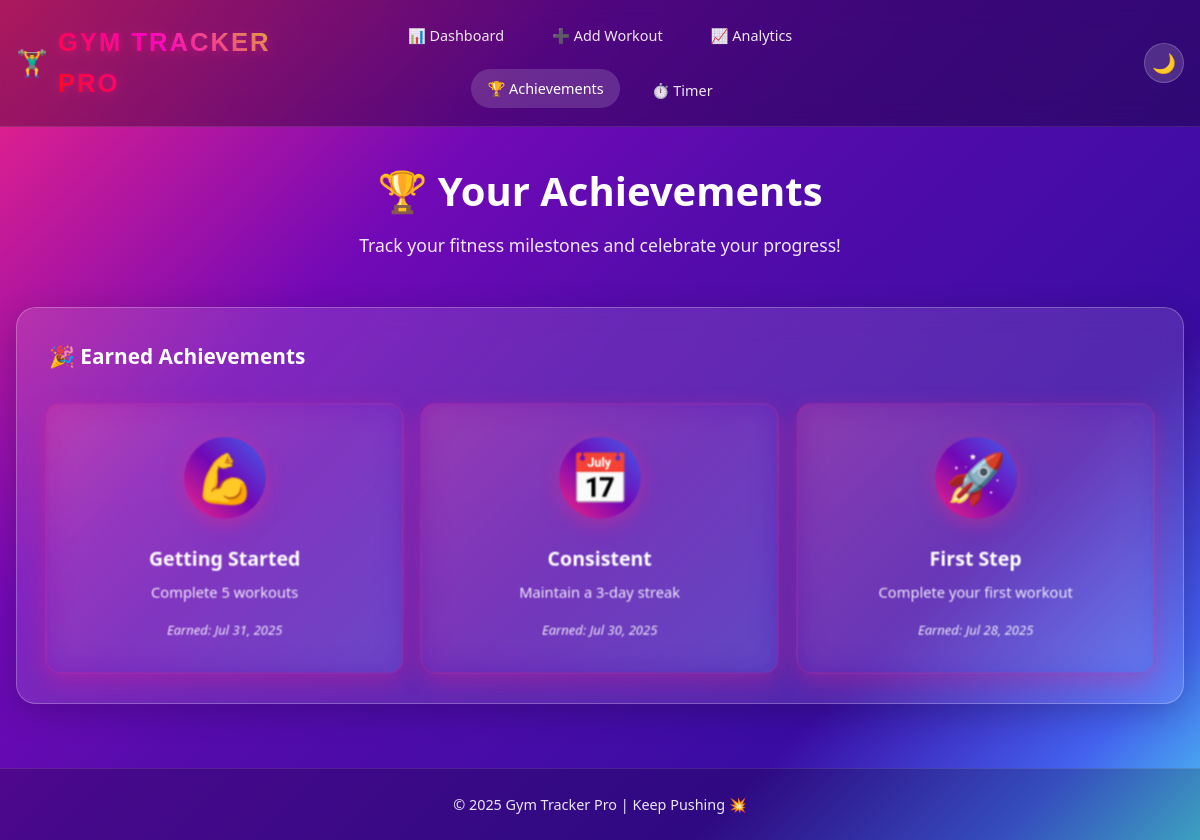
Page /achievements/ on the committed database.
### gymapp/models.py (models this page shows, shortened)
class Achievement(models.Model):
    name = models.CharField(max_length=100)
    description = models.TextField()
    icon = models.CharField(max_length=10, default='🏆')
    requirement_type = models.CharField(max_length=50, choices=[
        ('streak', 'Workout Streak'),
        ('total_workouts', 'Total Workouts'),
        ('total_minutes', 'Total Minutes'),
        ('calories_burned', 'Calories Burned'),
    ])
    requirement_value = models.IntegerField()
    date_earned = models.DateField(null=True, blank=True)
    is_earned = models.BooleanField(default=False)

### gymapp/views.py (the view)
# urls.py: path('achievements/', views.achievements, name='achievements'),
def achievements(request):
    earned_achievements = Achievement.objects.filter(is_earned=True).order_by('-date_earned')
    available_achievements = Achievement.objects.filter(is_earned=False)
    context = {
        'earned_achievements': earned_achievements,
        'available_achievements': available_achievements,
    }
    return render(request, 'gymapp/achievements.html', context)

### gymapp/templates/gymapp/achievements.html (shortened to what this page needs)
{% extends 'gymapp/base.html' %}
{% block content %}
<div class="container">
    <div class="page-header">
        <h1>🏆 Your Achievements</h1>
        <p>Track your fitness milestones and celebrate your progress!</p>
    </div>
    {% if earned_achievements %}
    <div class="glass-container">
        <h3>🎉 Earned Achievements</h3>
        <div class="achievements-grid">
            {% for achievement in earned_achievements %}
            <div class="achievement-card earned">
                <div class="achievement-icon">{{ achievement.icon }}</div>
                <div class="achievement-info">
                    <div class="achievement-name">{{ achievement.name }}</div>
                    <div class="achievement-desc">{{ achievement.description }}</div>
                    <div class="achievement-date">Earned: {{ achievement.date_earned|date:"M d, Y" }}</div>
                </div>
            </div>
            {% endfor %}
        </div>
    </div>
    {% endif %}
</div>
{% endblock %}

### gymapp/static/gymapp/style.css (style rules this page uses)
:root { --primary-color: #4361ee; --secondary-color: #7209b7; --success-color: #4cc9f0; --warning-color: #f72585; --danger-color: #b5179e; --glass-bg: rgba(255, 255, 255, 0.15); --text-primary: #ffffff; --text-secondary: rgba(255, 255, 255, 0.9); }
* { margin: 0; padding: 0; box-sizing: border-box; }
html { height: 100%; }
body { font-family: 'Segoe UI', Tahoma, Geneva, Verdana, sans-serif; background: linear-gradient(135deg, #f72585 0%, #b5179e 15%, #7209b7 30%, #560bad 45%, #480ca8 60%, #3a0ca3 75%, #4361ee 90%, #4cc9f0 100%); background-attachment: fixed; min-height: 100vh; color: var(--text-primary); line-height: 1.6; display: flex; flex-direction: column; }
.container { max-width: 1200px; margin: 0 auto; padding: 2rem 1rem; width: 100%; }
.page-header { text-align: center; margin-bottom: 3rem; }
.page-header h1 { font-size: 2.5rem; margin-bottom: 0.5rem; font-weight: 700; }
.page-header p { color: var(--text-secondary); font-size: 1.1rem; }
.glass-container { background: rgba(255, 255, 255, 0.12); backdrop-filter: blur(15px); border-radius: 20px; padding: 2rem; border: 1px solid rgba(255, 255, 255, 0.25); box-shadow: 0 8px 32px rgba(0, 0, 0, 0.2); margin-bottom: 2rem; width: 100%; }
.glass-container h3 { margin-bottom: 1.5rem; font-size: 1.3rem; font-weight: 600; }
.achievement-info { flex: 1; }
.achievement-name { font-weight: bold; font-size: 0.95rem; margin-bottom: 0.3rem; color: var(--text-primary); }
.achievement-date { color: var(--text-secondary); font-size: 0.8rem; }
.achievements-grid { display: grid; grid-template-columns: repeat(auto-fit, minmax(280px, 1fr)); gap: 1.5rem; margin-top: 2rem; }
.achievement-card { background: rgba(255, 255, 255, 0.1); backdrop-filter: blur(15px); border-radius: 15px; padding: 2rem; text-align: center; transition: all 0.3s ease; border: 1px solid rgba(255, 255, 255, 0.2); position: relative; overflow: hidden; }
.achievement-card::before { content: ''; position: absolute; top: 0; left: 0; right: 0; bottom: 0; background: linear-gradient(45deg, transparent, rgba(255, 255, 255, 0.1), transparent); transform: translateX(-100%); transition: transform 0.6s; }
.achievement-card.earned { background: linear-gradient(135deg, rgba(247, 37, 133, 0.2) 0%, rgba(114, 9, 183, 0.2) 50%, rgba(67, 97, 238, 0.2) 100%); border: 1px solid rgba(247, 37, 133, 0.3); box-shadow: 0 8px 25px rgba(247, 37, 133, 0.3); transform: scale(1.02); }
.achievement-card .achievement-icon { font-size: 3rem; margin-bottom: 1rem; width: 80px; height: 80px; background: linear-gradient(45deg, #f72585, #7209b7, #4361ee); border-radius: 50%; display: flex; align-items: center; justify-content: center; margin: 0 auto 1.5rem auto; box-shadow: 0 5px 20px rgba(247, 37, 133, 0.4); position: relative; }
.achievement-card.earned .achievement-icon { animation: pulse 2s infinite; }
.achievement-card .achievement-name { font-weight: bold; font-size: 1.2rem; margin-bottom: 0.5rem; color: var(--text-primary); }
.achievement-desc { color: var(--text-secondary); font-size: 0.9rem; margin-bottom: 1rem; line-height: 1.4; }
.achievement-date { color: var(--text-secondary); font-size: 0.8rem; font-style: italic; }

### rows in the picture
Achievement: icon "💪", name "Getting Started", description "Complete 5 workouts", date_earned "Jul 31, 2025"
Achievement: icon "📅", name "Consistent", description "Maintain a 3-day streak", date_earned "Jul 30, 2025"
Achievement: icon "🚀", name "First Step", description "Complete your first workout", date_earned "Jul 28, 2025"
